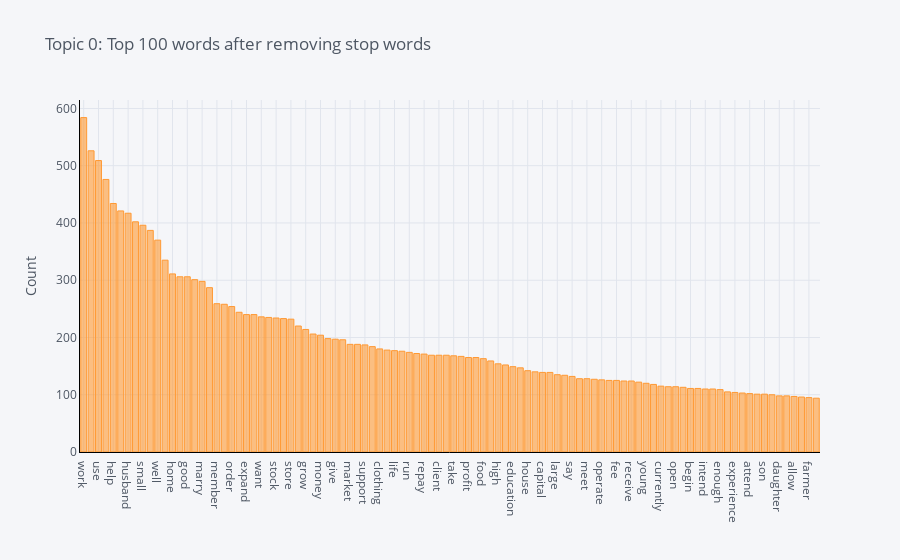

Write notebook code for a chart like this one.
### Code cell
plot_model(lsi)

### Figure 1 — Plotly figure (JSON) as saved in the notebook; plotly's stock layout.template omitted (floating-point values rounded to 4 significant figures)
{"data": [{"marker": {"color": "rgba(255, 153, 51, 0.6)", "line": {"color": "rgba(255, 153, 51, 1.0)", "width": 1}}, "name": "count", "orientation": "v", "text": "", "type": "bar", "x": ["work", "family", "use", "start", "help", "group", "husband", "live", "small", "product", "well", "increase", "home", "customer", "good", "community", "marry", "need", "member", "request", "order", "hope", "expand", "new", "want", "time", "stock", "pay", "store", "provide", "grow", "go", "money", "get", "give", "improve", "market", "hard", "support", "sale", "clothing", "ago", "life", "entrepreneur", "run", "mother", "repay", "shop", "client", "first", "take", "clothe", "profit", "plan", "food", "area", "high", "continue", "education", "service", "house", "item", "capital", "invest", "large", "demand", "say", "day", "meet", "local", "operate", "offer", "fee", "month", "receive", "wife", "young", "supply", "currently", "age", "open", "keep", "begin", "still", "intend", "earn", "enough", "save", "experience", "milk", "attend", "second", "son", "farm", "daughter", "merchandise", "allow", "primary", "farmer", "due"], "y": [584, 526, 509, 476, 434, 421, 417, 402, 396, 387, 370, 335, 311, 306, 306, 301, 298, 287, 259, 258, 254, 244, 240, 240, 236, 235, 234, 233, 232, 220, 214, 206, 204, 198, 197, 196, 188, 188, 187, 184, 180, 178, 177, 176, 174, 172, 171, 169, 169, 169, 168, 167, 165, 165, 163, 159, 154, 152, 149, 147, 142, 140, 139, 139, 135, 134, 132, 128, 128, 127, 126, 125, 125, 124, 124, 122, 120, 118, 115, 114, 114, 113, 111, 111, 110, 110, 109, 105, 104, 103, 102, 101, 101, 100, 98, 98, 97, 96, 95, 94]}], "layout": {"legend": {"bgcolor": "#F5F6F9", "font": {"color": "#4D5663"}}, "paper_bgcolor": "#F5F6F9", "plot_bgcolor": "#F5F6F9", "title": {"font": {"color": "#4D5663"}, "text": "Topic 0: Top 100 words after removing stop words"}, "xaxis": {"gridcolor": "#E1E5ED", "linecolor": "black", "showgrid": true, "tickfont": {"color": "#4D5663"}, "title": {"font": {"color": "#4D5663"}, "text": ""}, "zerolinecolor": "#E1E5ED"}, "yaxis": {"gridcolor": "#E1E5ED", "linecolor": "black", "showgrid": true, "tickfont": {"color": "#4D5663"}, "title": {"font": {"color": "#4D5663"}, "text": "Count"}, "zerolinecolor": "#E1E5ED"}}}
